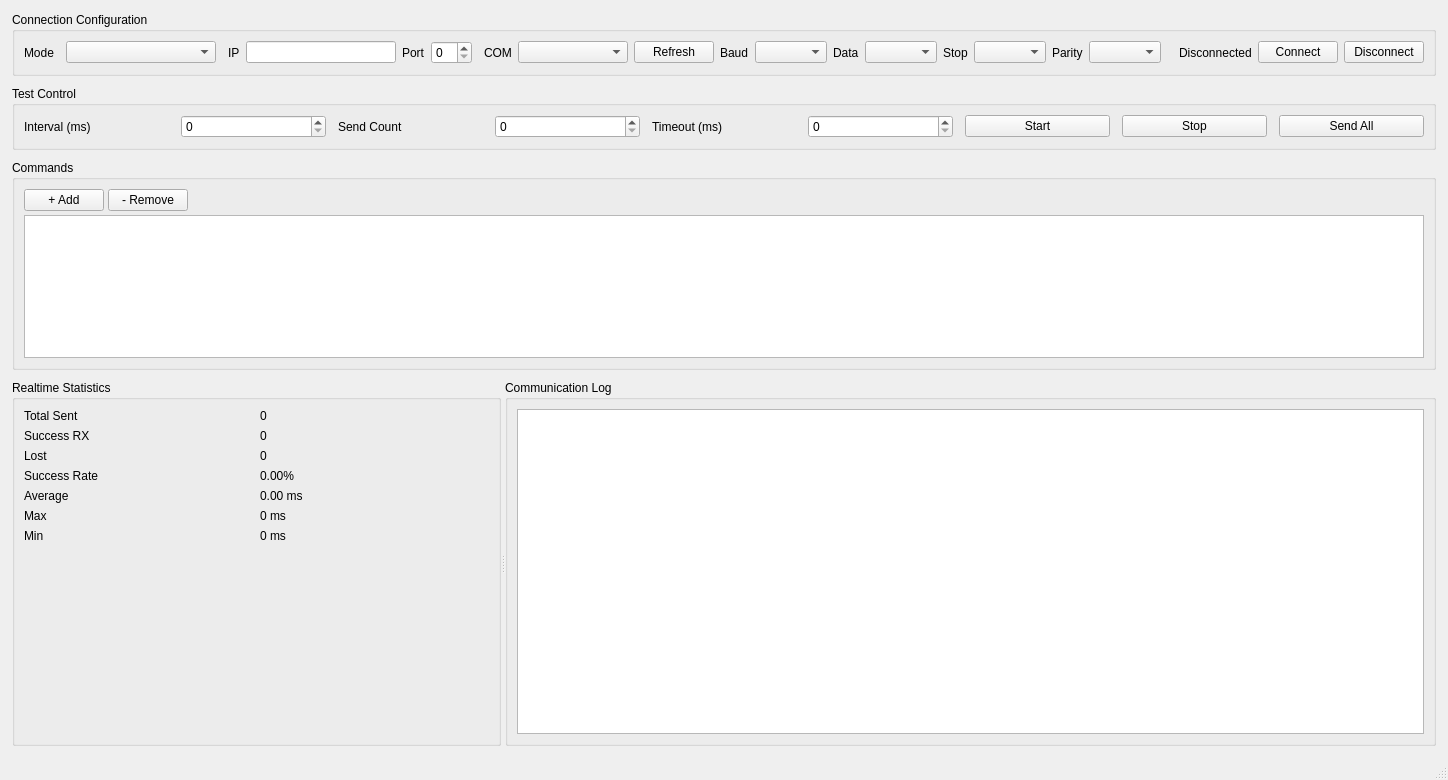
<?xml version="1.0" encoding="UTF-8"?>
<ui version="4.0">
 <class>MainWindow</class>
 <widget class="QMainWindow" name="MainWindow">
  <property name="geometry">
   <rect>
    <x>0</x>
    <y>0</y>
    <width>1280</width>
    <height>780</height>
   </rect>
  </property>
  <property name="windowTitle">
   <string>CommBench Pro</string>
  </property>
  <widget class="QWidget" name="centralwidget">
   <layout class="QVBoxLayout" name="verticalLayoutMain">
    <property name="spacing">
     <number>10</number>
    </property>
    <property name="leftMargin">
     <number>12</number>
    </property>
    <property name="topMargin">
     <number>12</number>
    </property>
    <property name="rightMargin">
     <number>12</number>
    </property>
    <property name="bottomMargin">
     <number>12</number>
    </property>
    <item>
     <widget class="QGroupBox" name="groupBoxConfig">
      <property name="title">
       <string>Connection Configuration</string>
      </property>
      <layout class="QHBoxLayout" name="horizontalLayoutConfig">
       <property name="spacing">
        <number>12</number>
       </property>
       <item>
        <widget class="QLabel" name="labelMode">
         <property name="text">
          <string>Mode</string>
         </property>
        </widget>
       </item>
       <item>
        <widget class="QComboBox" name="comboBoxMode">
         <property name="minimumSize">
          <size>
           <width>150</width>
           <height>0</height>
          </size>
         </property>
        </widget>
       </item>
       <item>
        <widget class="QWidget" name="widgetTcpConfig" native="true">
         <layout class="QHBoxLayout" name="horizontalLayoutTcp">
          <property name="leftMargin">
           <number>0</number>
          </property>
          <property name="topMargin">
           <number>0</number>
          </property>
          <property name="rightMargin">
           <number>0</number>
          </property>
          <property name="bottomMargin">
           <number>0</number>
          </property>
          <item>
           <widget class="QLabel" name="labelIp">
            <property name="text">
             <string>IP</string>
            </property>
           </widget>
          </item>
          <item>
           <widget class="QLineEdit" name="lineEditIp">
            <property name="minimumSize">
             <size>
              <width>150</width>
              <height>0</height>
             </size>
            </property>
           </widget>
          </item>
          <item>
           <widget class="QLabel" name="labelPort">
            <property name="text">
             <string>Port</string>
            </property>
           </widget>
          </item>
          <item>
           <widget class="QSpinBox" name="spinBoxPort"/>
          </item>
         </layout>
        </widget>
       </item>
       <item>
        <widget class="QWidget" name="widgetSerialConfig" native="true">
         <layout class="QHBoxLayout" name="horizontalLayoutSerial">
          <property name="leftMargin">
           <number>0</number>
          </property>
          <property name="topMargin">
           <number>0</number>
          </property>
          <property name="rightMargin">
           <number>0</number>
          </property>
          <property name="bottomMargin">
           <number>0</number>
          </property>
          <item>
           <widget class="QLabel" name="labelSerialPort">
            <property name="text">
             <string>COM</string>
            </property>
           </widget>
          </item>
          <item>
           <widget class="QComboBox" name="comboBoxSerialPort">
            <property name="minimumSize">
             <size>
              <width>110</width>
              <height>0</height>
             </size>
            </property>
           </widget>
          </item>
          <item>
           <widget class="QPushButton" name="pushButtonRefreshPorts">
            <property name="text">
             <string>Refresh</string>
            </property>
           </widget>
          </item>
          <item>
           <widget class="QLabel" name="labelBaud">
            <property name="text">
             <string>Baud</string>
            </property>
           </widget>
          </item>
          <item>
           <widget class="QComboBox" name="comboBoxBaudRate"/>
          </item>
          <item>
           <widget class="QLabel" name="labelDataBits">
            <property name="text">
             <string>Data</string>
            </property>
           </widget>
          </item>
          <item>
           <widget class="QComboBox" name="comboBoxDataBits"/>
          </item>
          <item>
           <widget class="QLabel" name="labelStopBits">
            <property name="text">
             <string>Stop</string>
            </property>
           </widget>
          </item>
          <item>
           <widget class="QComboBox" name="comboBoxStopBits"/>
          </item>
          <item>
           <widget class="QLabel" name="labelParity">
            <property name="text">
             <string>Parity</string>
            </property>
           </widget>
          </item>
          <item>
           <widget class="QComboBox" name="comboBoxParity"/>
          </item>
         </layout>
        </widget>
       </item>
      <item>
       <widget class="QWidget" name="widgetConnectionState" native="true">
        <layout class="QHBoxLayout" name="horizontalLayoutConnection">
         <property name="leftMargin">
          <number>0</number>
         </property>
         <property name="topMargin">
          <number>0</number>
         </property>
         <property name="rightMargin">
          <number>0</number>
         </property>
         <property name="bottomMargin">
          <number>0</number>
         </property>
         <item>
          <widget class="QFrame" name="frameLed">
           <property name="frameShape">
            <enum>QFrame::NoFrame</enum>
           </property>
           <property name="frameShadow">
            <enum>QFrame::Plain</enum>
           </property>
          </widget>
         </item>
         <item>
          <widget class="QLabel" name="labelConnectionState">
           <property name="text">
            <string>Disconnected</string>
           </property>
          </widget>
         </item>
         <item>
          <widget class="QPushButton" name="pushButtonConnect">
           <property name="text">
            <string>Connect</string>
           </property>
          </widget>
         </item>
         <item>
          <widget class="QPushButton" name="pushButtonDisconnect">
           <property name="text">
            <string>Disconnect</string>
           </property>
          </widget>
         </item>
        </layout>
       </widget>
      </item>
     </layout>
     </widget>
    </item>
    <item>
     <widget class="QGroupBox" name="groupBoxControl">
      <property name="title">
       <string>Test Control</string>
      </property>
      <layout class="QHBoxLayout" name="horizontalLayoutControl">
       <property name="spacing">
        <number>12</number>
       </property>
       <item>
        <widget class="QLabel" name="labelInterval">
         <property name="text">
          <string>Interval (ms)</string>
         </property>
        </widget>
       </item>
       <item>
        <widget class="QSpinBox" name="spinBoxInterval"/>
       </item>
       <item>
        <widget class="QLabel" name="labelSendCount">
         <property name="text">
          <string>Send Count</string>
         </property>
        </widget>
       </item>
       <item>
        <widget class="QSpinBox" name="spinBoxSendCount"/>
       </item>
       <item>
        <widget class="QLabel" name="labelTimeout">
         <property name="text">
          <string>Timeout (ms)</string>
         </property>
        </widget>
       </item>
       <item>
        <widget class="QSpinBox" name="spinBoxTimeout"/>
       </item>
       <item>
        <widget class="QPushButton" name="pushButtonStart">
         <property name="text">
          <string>Start</string>
         </property>
        </widget>
       </item>
       <item>
        <widget class="QPushButton" name="pushButtonStop">
         <property name="text">
          <string>Stop</string>
         </property>
        </widget>
       </item>
       <item>
        <widget class="QPushButton" name="pushButtonSendAll">
         <property name="text">
          <string>Send All</string>
         </property>
        </widget>
       </item>
      </layout>
     </widget>
    </item>
    <item>
     <widget class="QGroupBox" name="groupBoxCommands">
      <property name="title">
       <string>Commands</string>
      </property>
      <layout class="QVBoxLayout" name="verticalLayoutCommands">
       <property name="spacing">
        <number>4</number>
       </property>
       <item>
        <layout class="QHBoxLayout" name="horizontalLayoutCommandToolbar">
         <item>
          <widget class="QPushButton" name="pushButtonAddCommand">
           <property name="text">
            <string>+ Add</string>
           </property>
          </widget>
         </item>
         <item>
          <widget class="QPushButton" name="pushButtonRemoveCommand">
           <property name="text">
            <string>- Remove</string>
           </property>
          </widget>
         </item>
         <item>
          <spacer name="horizontalSpacerCommandToolbar">
           <property name="orientation">
            <enum>Qt::Horizontal</enum>
           </property>
           <property name="sizeHint" stdset="0">
            <size>
             <width>40</width>
             <height>20</height>
            </size>
           </property>
          </spacer>
         </item>
        </layout>
       </item>
       <item>
        <widget class="QTableWidget" name="tableCommands"/>
       </item>
      </layout>
     </widget>
    </item>
    <item>
     <widget class="QSplitter" name="splitterData">
      <property name="orientation">
       <enum>Qt::Horizontal</enum>
      </property>
      <widget class="QGroupBox" name="groupBoxStats">
       <property name="minimumSize">
        <size>
         <width>360</width>
         <height>0</height>
        </size>
       </property>
       <property name="title">
        <string>Realtime Statistics</string>
       </property>
       <layout class="QGridLayout" name="gridLayoutStats">
        <item row="0" column="0">
         <widget class="QLabel" name="labelTotalSent">
          <property name="text">
           <string>Total Sent</string>
          </property>
         </widget>
        </item>
        <item row="0" column="1">
         <widget class="QLabel" name="labelTotalSentValue">
          <property name="text">
           <string>0</string>
          </property>
         </widget>
        </item>
        <item row="1" column="0">
         <widget class="QLabel" name="labelSuccess">
          <property name="text">
           <string>Success RX</string>
          </property>
         </widget>
        </item>
        <item row="1" column="1">
         <widget class="QLabel" name="labelSuccessValue">
          <property name="text">
           <string>0</string>
          </property>
         </widget>
        </item>
        <item row="2" column="0">
         <widget class="QLabel" name="labelLost">
          <property name="text">
           <string>Lost</string>
          </property>
         </widget>
        </item>
        <item row="2" column="1">
         <widget class="QLabel" name="labelLostValue">
          <property name="text">
           <string>0</string>
          </property>
         </widget>
        </item>
        <item row="3" column="0">
         <widget class="QLabel" name="labelRate">
          <property name="text">
           <string>Success Rate</string>
          </property>
         </widget>
        </item>
        <item row="3" column="1">
         <widget class="QLabel" name="labelRateValue">
          <property name="text">
           <string>0.00%</string>
          </property>
         </widget>
        </item>
        <item row="4" column="0">
         <widget class="QLabel" name="labelAverage">
          <property name="text">
           <string>Average</string>
          </property>
         </widget>
        </item>
        <item row="4" column="1">
         <widget class="QLabel" name="labelAverageValue">
          <property name="text">
           <string>0.00 ms</string>
          </property>
         </widget>
        </item>
        <item row="5" column="0">
         <widget class="QLabel" name="labelMax">
          <property name="text">
           <string>Max</string>
          </property>
         </widget>
        </item>
        <item row="5" column="1">
         <widget class="QLabel" name="labelMaxValue">
          <property name="text">
           <string>0 ms</string>
          </property>
         </widget>
        </item>
        <item row="6" column="0">
         <widget class="QLabel" name="labelMin">
          <property name="text">
           <string>Min</string>
          </property>
         </widget>
        </item>
        <item row="6" column="1">
         <widget class="QLabel" name="labelMinValue">
          <property name="text">
           <string>0 ms</string>
          </property>
        </widget>
        </item>
        <item row="7" column="0" colspan="2">
         <spacer name="verticalSpacerStats">
          <property name="orientation">
           <enum>Qt::Vertical</enum>
          </property>
          <property name="sizeHint" stdset="0">
           <size>
            <width>20</width>
            <height>240</height>
           </size>
          </property>
         </spacer>
        </item>
       </layout>
      </widget>
      <widget class="QGroupBox" name="groupBoxLog">
       <property name="title">
        <string>Communication Log</string>
       </property>
       <layout class="QVBoxLayout" name="verticalLayoutLog">
        <item>
         <widget class="QTextEdit" name="textEditLog">
          <property name="readOnly">
           <bool>true</bool>
          </property>
         </widget>
        </item>
       </layout>
      </widget>
     </widget>
    </item>
   </layout>
  </widget>
  <widget class="QStatusBar" name="statusbar"/>
 </widget>
 <resources/>
 <connections/>
</ui>
